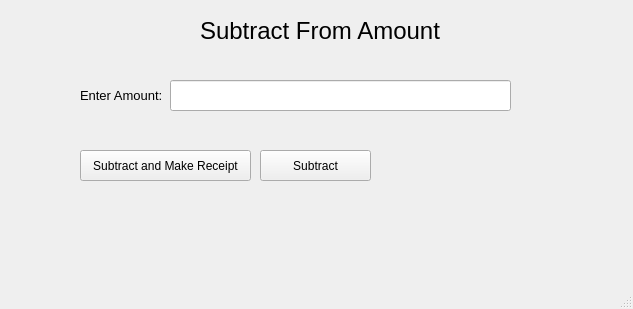
<?xml version="1.0" encoding="UTF-8"?>
<ui version="4.0">
 <class>subtractAmountWindow</class>
 <widget class="QMainWindow" name="subtractAmountWindow">
  <property name="geometry">
   <rect>
    <x>0</x>
    <y>0</y>
    <width>633</width>
    <height>309</height>
   </rect>
  </property>
  <property name="maximumSize">
   <size>
    <width>633</width>
    <height>309</height>
   </size>
  </property>
  <property name="windowTitle">
   <string>Subtract</string>
  </property>
  <widget class="QWidget" name="centralwidget">
   <widget class="QLabel" name="titleLabel">
    <property name="geometry">
     <rect>
      <x>200</x>
      <y>0</y>
      <width>291</width>
      <height>61</height>
     </rect>
    </property>
    <property name="font">
     <font>
      <family>MS Sans Serif</family>
      <pointsize>18</pointsize>
     </font>
    </property>
    <property name="text">
     <string>Subtract From Amount</string>
    </property>
   </widget>
   <widget class="QLabel" name="enterAmountLabel">
    <property name="geometry">
     <rect>
      <x>80</x>
      <y>80</y>
      <width>91</width>
      <height>31</height>
     </rect>
    </property>
    <property name="font">
     <font>
      <pointsize>10</pointsize>
     </font>
    </property>
    <property name="text">
     <string>Enter Amount:</string>
    </property>
   </widget>
   <widget class="QLineEdit" name="enteredAmount">
    <property name="geometry">
     <rect>
      <x>170</x>
      <y>80</y>
      <width>341</width>
      <height>31</height>
     </rect>
    </property>
   </widget>
   <widget class="QPushButton" name="subAndReceiptBtn">
    <property name="geometry">
     <rect>
      <x>80</x>
      <y>150</y>
      <width>171</width>
      <height>31</height>
     </rect>
    </property>
    <property name="text">
     <string>Subtract and Make Receipt</string>
    </property>
   </widget>
   <widget class="QPushButton" name="subBtn">
    <property name="geometry">
     <rect>
      <x>260</x>
      <y>150</y>
      <width>111</width>
      <height>31</height>
     </rect>
    </property>
    <property name="text">
     <string>Subtract</string>
    </property>
   </widget>
  </widget>
  <widget class="QMenuBar" name="menubar">
   <property name="geometry">
    <rect>
     <x>0</x>
     <y>0</y>
     <width>633</width>
     <height>21</height>
    </rect>
   </property>
  </widget>
  <widget class="QStatusBar" name="statusbar"/>
 </widget>
 <resources/>
 <connections/>
</ui>
